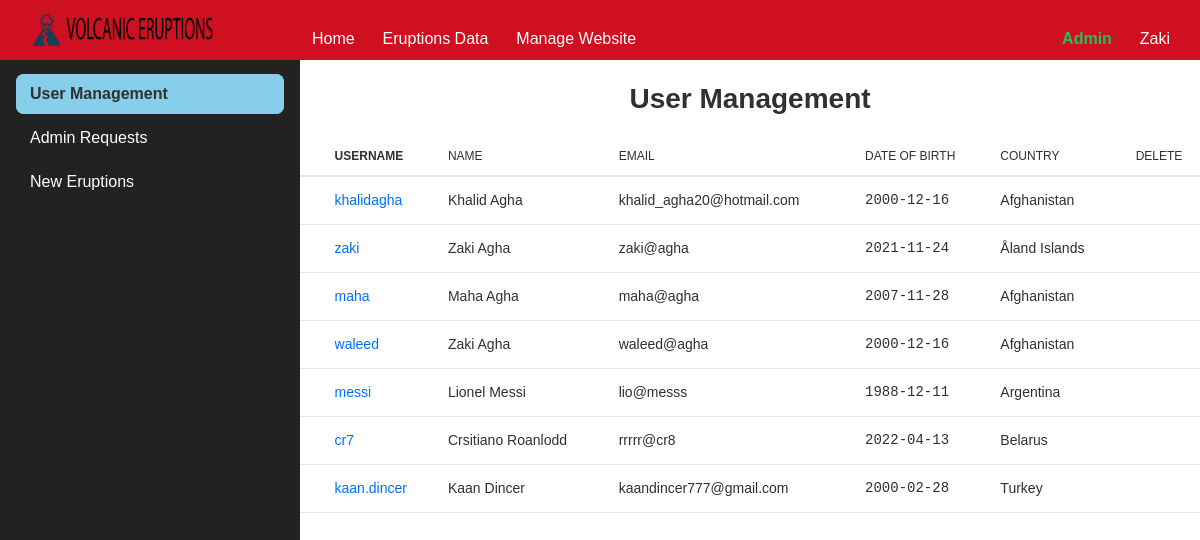
The page /admin/user_management (signed in) on the database its author committed.
### myflask/models.py (models this page shows, shortened)
class User(db.Model, UserMixin):
    __tablename__ = "user"
    id = db.Column(db.Integer, primary_key=True)
    first_name = db.Column(db.Text, nullable=False)
    last_name = db.Column(db.Text, nullable=False)
    DOB = db.Column(db.Date, nullable=False)
    email = db.Column(db.Text, unique=True, nullable=False)
    username = db.Column(db.Text, unique=True, nullable=False)
    password = db.Column(db.Text, nullable=False)
    user_type = db.Column(db.Text, nullable=False)
    country = db.Column(db.Text, nullable=False)

### myflask/auth/routes.py (the view)
@auth_bp.route("/admin/user_management")
@login_required
def admin():
    if current_user.user_type == "admin":
        users = load_all_users()
        return render_template("admin.html", userlist=users)
    return redirect(url_for('main.index'))

### myflask/auth/routes.py (called while the page is built)
@login_manager.user_loader
def load_user(user_id):
    if user_id is not None:
        return User.query.get(user_id)
    return None

def load_all_users():
    return User.query.all()

### myflask/templates/admin.html (shortened to what this page needs)
{% extends "layout.html" %}
{% from "_formhelpers.html" import render_field %}
{% set page_name = 'admin' %}
{% block content %}
    <div class="flex h-minus-nav">
        {% include 'sidebar_admin.html' %}
        <div class="container">
            <br>
            <h1 style="text-align: center">User Management</h1>
            <br>
            <table class="table">
                <thead>
                <tr>
                    <th></th>
                    <th class="is-bold">Username</th>
                    <th>Name</th>
                    <th>Email</th>
                    <th>Date of Birth</th>
                    <th>Country</th>
                    <th class="is-center">Delete</th>
                </tr>
                </thead>
                <tbody>
                {% for eachuser in userlist %}
                    <tr>
                        {% if eachuser.user_type == 'admin' %}
                            <td class="is-center"
                            ></td>
                        {% else %}
                            <td></td>
                        {% endif %}
                        <td><a href="/user/{{ eachuser.username }}">{{ eachuser.username }}</a></td>
                        <td>{{ eachuser.first_name }} {{ eachuser.last_name }}</td>
                        <td>{{ eachuser.email }}</td>
                        <td class="is-mono">{{ eachuser.DOB }}</td>
                        <td>{{ eachuser.country }}</td>
                        <td class="is-center"
                        ></td>
                    </tr>
                {% endfor %}
                </tbody>
            </table>
        </div>
    </div>
{% endblock %}

### myflask/templates/navbar.html (shortened to what this page needs)
<nav class="nav">
    <div class="nav-left">
        <img class="nav-brand" src="{{ url_for('static', filename='images/biglogo.png') }}" alt=""/>
    </div>
    {% if current_user.is_anonymous %}
        <div></div>
    {% else %}
        <div class="nav-responsive" id="navMenuContent">
            <div class="nav-center">
                <a class="nav-item" href="{{ url_for('main.index') }}">
                     Home
                </a>
                <a class="nav-item">
                     Eruptions Data
                </a>
                {% if current_user.user_type == 'admin' %}
                    <a class="nav-item" href="{{ url_for('auth.admin') }}">
                         Manage Website
                    </a>
                {% endif %}
            </div>
            <div class="nav-right">
                {% if current_user.user_type == 'admin' %}
                    <a class="nav-item is-bold is-green-500">
                         Admin
                    </a>
                {% elif current_user.user_type == 'A' %}
                    <a class="nav-item is-bold is-yellow-500">
                        <i class="d-icon d-security-verified-solid"></i> Pending
                    </a>
                {% endif %}
                <div class="menu menu--nav is-right">
                    <div class="nav-item menu-trigger"
                    >{{ current_user.first_name }}
                    </div>
                </div>
            </div>
        </div>
    {% endif %}
</nav>

### myflask/static/css/denali-dark-theme.css (style rules this page uses)
html { font-size:10px;-moz-osx-font-smoothing:grayscale;-webkit-font-smoothing:antialiased }

### rows shown on the page
User: first_name "Zaki", username "zaki", last_name "Agha", email "zaki@agha", DOB "2021-11-24", country "Åland Islands"
User: username "khalidagha", first_name "Khalid", last_name "Agha", email "khalid_agha20@hotmail.com", DOB "2000-12-16", country "Afghanistan"
User: username "maha", first_name "Maha", last_name "Agha", email "maha@agha", DOB "2007-11-28", country "Afghanistan"
User: username "waleed", first_name "Zaki", last_name "Agha", email "waleed@agha", DOB "2000-12-16", country "Afghanistan"
User: username "messi", first_name "Lionel", last_name "Messi", email "lio@messs", DOB "1988-12-11", country "Argentina"
User: username "cr7", first_name "Crsitiano", last_name "Roanlodd", email "rrrrr@cr8", DOB "2022-04-13", country "Belarus"
User: username "kaan.dincer", first_name "Kaan", last_name "Dincer", email "kaandincer777@gmail.com", DOB "2000-02-28", country "Turkey"
